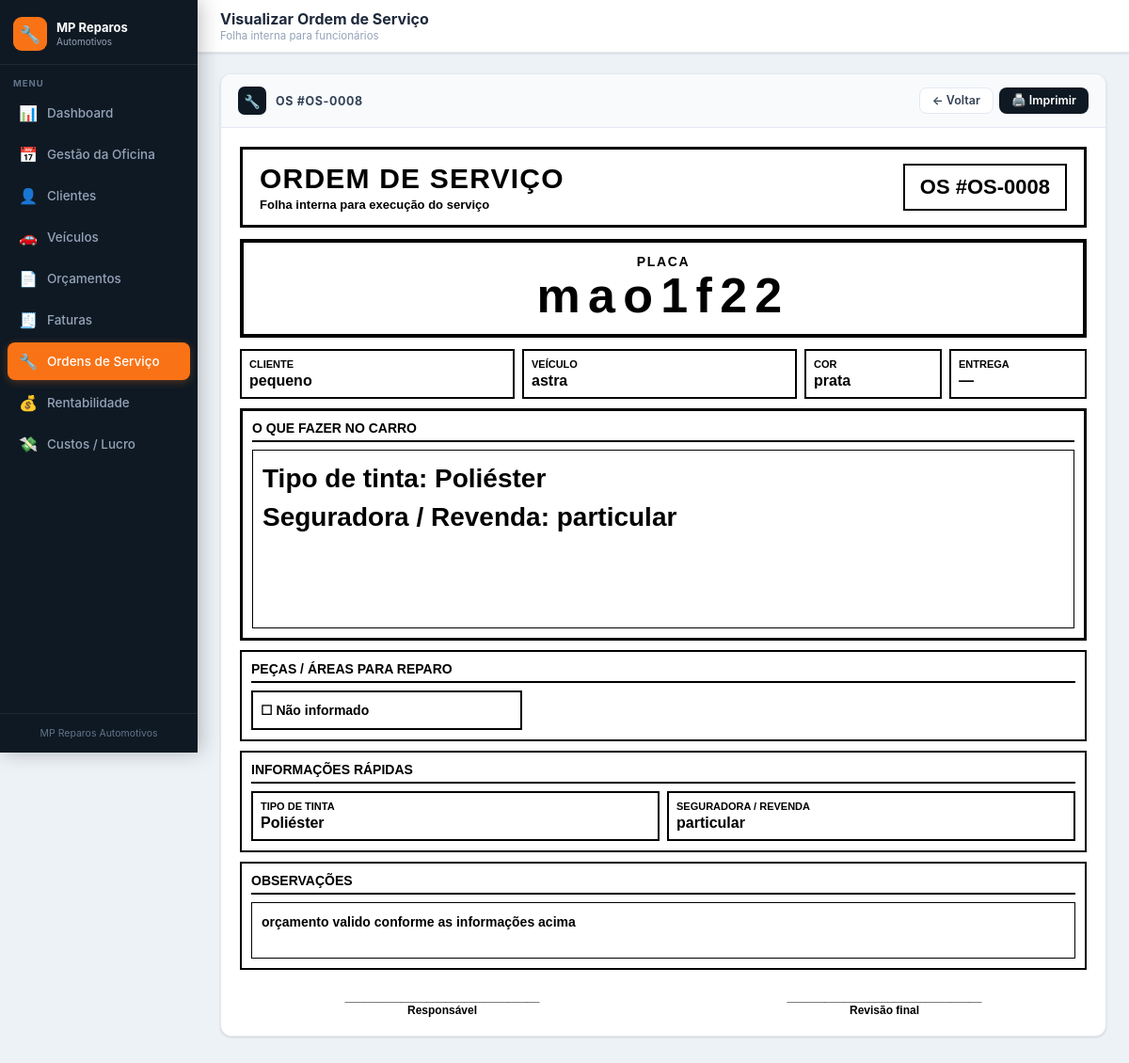
Page /ordem_visualizar.php?id=5 on the committed database.
### tables this page shows
CREATE TABLE `ordens_servico` (
  `id` int(11) NOT NULL,
  `orcamento_id` int(11) DEFAULT NULL,
  `cliente_id` int(11) DEFAULT NULL,
  `veiculo_id` int(11) DEFAULT NULL,
  `numero_os` varchar(30) DEFAULT NULL,
  `status` varchar(50) DEFAULT 'Aguardando',
  `prioridade` varchar(30) DEFAULT 'Normal',
  `tarefas` text DEFAULT NULL,
  `observacoes` text DEFAULT NULL,
  `data_criacao` datetime DEFAULT current_timestamp(),
  `data_entrega` date DEFAULT NULL
);

CREATE TABLE `orcamentos` (
  `id` int(11) NOT NULL,
  `numero` varchar(20) DEFAULT NULL,
  `cliente_id` int(11) DEFAULT NULL,
  `veiculo_id` int(11) DEFAULT NULL,
  `data_emissao` date DEFAULT NULL,
  `data_validade` date DEFAULT NULL,
  `status` varchar(60) DEFAULT 'Aguardando aprovação',
  `pagamento` varchar(100) DEFAULT NULL,
  `prazo` varchar(100) DEFAULT NULL,
  `garantia` varchar(100) DEFAULT NULL,
  `desconto` decimal(5,2) DEFAULT 0.00,
  `observacoes` text DEFAULT NULL,
  `danos` text DEFAULT NULL,
  `subtotal` decimal(10,2) DEFAULT 0.00,
  `total` decimal(10,2) DEFAULT 0.00,
  `criado_em` timestamp NOT NULL DEFAULT current_timestamp()
);

CREATE TABLE `veiculos` (
  `id` int(11) NOT NULL,
  `cliente_id` int(11) DEFAULT NULL,
  `placa` varchar(12) NOT NULL,
  `modelo` varchar(100) DEFAULT NULL,
  `marca` varchar(60) DEFAULT NULL,
  `ano` varchar(12) DEFAULT NULL,
  `cor` varchar(50) DEFAULT NULL,
  `km` varchar(25) DEFAULT NULL,
  `seguradora` varchar(100) DEFAULT NULL,
  `chassi` varchar(60) DEFAULT NULL,
  `criado_em` timestamp NOT NULL DEFAULT current_timestamp()
);

### ordem_visualizar.php (the view, shortened to what this page needs)
<?php
$db = getDB();
$id = isset($_GET['id']) ? (int)$_GET['id'] : 0;
$sql = "
SELECT
    os.*,
    c.nome AS cliente_nome,
    v.placa,
    v.modelo,
    v.cor,
    o.numero AS numero_orcamento,
    o.danos,
    o.observacoes AS observacoes_orcamento,
    o.data_emissao
FROM ordens_servico os
LEFT JOIN clientes c ON os.cliente_id = c.id
LEFT JOIN veiculos v ON os.veiculo_id = v.id
LEFT JOIN orcamentos o ON os.orcamento_id = o.id
WHERE os.id = $id
";
$ordem = $db->query($sql)->fetch_assoc();
$dados = [];
if (!empty($ordem['danos'])) {
    $tmp = json_decode($ordem['danos'], true);
    if (is_array($tmp)) {
        $dados = $tmp;
    }
}
$cliente = $dados['cliente_nome'] ?? $ordem['cliente_nome'] ?? '—';
$veiculo = $dados['veiculo_desc'] ?? $ordem['modelo'] ?? '—';
$placa   = $dados['placa'] ?? $ordem['placa'] ?? '—';
$cor     = $dados['cor'] ?? $ordem['cor'] ?? '—';
$tipoTinta = $dados['tipo_tinta'] ?? '—';
$seguradora = $dados['seguradora'] ?? '—';
$diagnostico = $dados['diagnostico'] ?? '';
$areas = $dados['areas'] ?? [];
include 'includes/topo.php';
?>
<div class="card">
    <div class="card-header">
        <div class="card-header-left">
            <div class="card-icon">🔧</div>
            <div class="card-title">
                OS #<?= htmlspecialchars($ordem['numero_os'] ?: $ordem['id']) ?>
            </div>
        </div>
        <div class="btn-group">
            <a href="ordens.php" class="btn btn-ghost btn-sm">← Voltar</a>
            <button class="btn btn-navy btn-sm" onclick="window.print()">🖨️ Imprimir</button>
        </div>
    </div>
    <div class="card-body">
        <div class="os-print">
            <div class="os-topo">
                <div>
                    <div class="os-titulo">ORDEM DE SERVIÇO</div>
                    <div class="os-sub">Folha interna para execução do serviço</div>
                </div>
                <div class="os-num">
                    OS #<?= htmlspecialchars($ordem['numero_os'] ?: $ordem['id']) ?>
                </div>
            </div>
            <div class="os-placa-area">
                <div class="os-placa-label">PLACA</div>
                <div class="os-placa"><?= htmlspecialchars($placa) ?></div>
            </div>
            <div class="os-grid">
                <div class="os-box">
                    <div class="os-label">Cliente</div>
                    <div class="os-value"><?= htmlspecialchars($cliente) ?></div>
                </div>
                <div class="os-box">
                    <div class="os-label">Veículo</div>
                    <div class="os-value"><?= htmlspecialchars($veiculo) ?></div>
                </div>
                <div class="os-box">
                    <div class="os-label">Cor</div>
                    <div class="os-value"><?= htmlspecialchars($cor) ?></div>
                </div>
                <div class="os-box">
                    <div class="os-label">Entrega</div>
                    <div class="os-value">
                        <?= $ordem['data_entrega'] ? date('d/m/Y', strtotime($ordem['data_entrega'])) : '—' ?>
                    </div>
                </div>
            </div>
            <div class="os-section destaque">
                <div class="os-section-title">O QUE FAZER NO CARRO</div>
                <div class="os-text grande">
                    <?php
                    if(!empty($ordem['tarefas'])){
                        echo nl2br(htmlspecialchars($ordem['tarefas']));
                    }
                    elseif(!empty($diagnostico)){
                        echo nl2br(htmlspecialchars($diagnostico));
                    }
                    else{
                        echo 'Nenhuma tarefa cadastrada.';
                    }
                    ?>
                </div>
            </div>
            <div class="os-section">
                <div class="os-section-title">Peças / áreas para reparo</div>
                <div class="os-checks">
                    <?php if(!empty($areas)): ?>
                        <?php foreach($areas as $area): ?>
                            <div class="os-check">☐ <?= htmlspecialchars($area) ?></div>
                        <?php endforeach; ?>
                    <?php else: ?>
                        <div class="os-check">☐ Não informado</div>
                    <?php endif; ?>
                </div>
            </div>
            <div class="os-section">
                <div class="os-section-title">Informações rápidas</div>
                <div class="os-grid-2">
                    <div class="os-box">
                        <div class="os-label">Tipo de tinta</div>
                        <div class="os-value"><?= htmlspecialchars($tipoTinta) ?></div>
                    </div>
                    <div class="os-box">
                        <div class="os-label">Seguradora / Revenda</div>
                        <div class="os-value"><?= htmlspecialchars($seguradora) ?></div>
                    </div>
                </div>
            </div>
            <div class="os-section">
                <div class="os-section-title">Observações</div>
                <div class="os-text">
                    <?= nl2br(htmlspecialchars(
                        $ordem['observacoes']
                        ?: $ordem['observacoes_orcamento']
                        ?: ''
                    )) ?>
                </div>
            </div>
            <div class="os-ass">
                <div>
                    _______________________________<br>
                    Responsável
                </div>
                <div>
                    _______________________________<br>
                    Revisão final
                </div>
            </div>
        </div>
    </div>
</div>
<?php include 'includes/rodape.php'; ?>

### assets/style.css (style rules this page uses)
:root { --navy: #0f1923; --navy2: #1a2535; --orange: #f97316; --orange2: #ea6c0a; --orange-pale:#fff7ed; --white: #ffffff; --g50: #f8fafc; --g100: #f1f5f9; --g200: #e2e8f0; --g300: #cbd5e1; --g400: #94a3b8; --g500: #64748b; --g600: #475569; --g700: #334155; --g800: #1e293b; --green: #16a34a; --green-pale: #f0fdf4; --red: #dc2626; --red-pale: #fef2f2; --blue: #2563eb; --blue-pale: #eff6ff; --yellow: #ca8a04; --yellow-pale:#fefce8; --r: 8px; --rl: 12px; --sh: 0 1px 3px rgba(0,0,0,.08), 0 1px 2px rgba(0,0,0,.05); --sh2: 0 4px 16px rgba(0,0,0,.12); }
* { box-sizing: border-box; margin: 0; padding: 0; }
body { font-family: -apple-system, BlinkMacSystemFont, 'Segoe UI', Roboto, sans-serif; background: #edf2f7; color: var(--g800); min-height: 100vh; }
.btn { display: inline-flex; align-items: center; gap: 7px; padding: 9px 17px; border-radius: var(--r); font-size: 13.5px; font-weight: 600; cursor: pointer; border: none; transition: all .15s; font-family: inherit; text-decoration: none; line-height: 1; }
.btn-navy { background: var(--navy); color: white; }
.btn-ghost { background: white; color: var(--g700); border: 1.5px solid var(--g200); }
.btn-sm { padding: 7px 13px; font-size: 12.5px; }
.btn-group { display: flex; gap: 6px; }
.card { background: white; border-radius: var(--rl); border: 1px solid var(--g200); box-shadow: var(--sh); margin-bottom: 18px; overflow: hidden; }
.card-header { background: var(--g50); border-bottom: 1px solid var(--g200); padding: 13px 18px; display: flex; align-items: center; justify-content: space-between; }
.card-header-left { display: flex; align-items: center; gap: 10px; }
.card-icon { width: 30px; height: 30px; background: var(--navy); border-radius: 7px; display: flex; align-items: center; justify-content: center; font-size: 14px; flex-shrink: 0; }
.card-title { font-size: 12.5px; font-weight: 700; color: var(--g700); text-transform: uppercase; letter-spacing: .05em; }
.card-body { padding: 20px; }

### ordem_visualizar.php (style rules this page uses)
.os-print { color:#000; background:#fff; font-family:Arial, sans-serif; }
.os-topo { border:3px solid #000; padding:14px 18px; display:flex; align-items:center; justify-content:space-between; margin-bottom:12px; }
.os-titulo { font-size:30px; font-weight:900; letter-spacing:.04em; }
.os-sub { font-size:13px; margin-top:3px; font-weight:700; }
.os-num { border:2px solid #000; padding:10px 16px; font-size:22px; font-weight:900; }
.os-placa-area { border:4px solid #000; text-align:center; padding:12px; margin-bottom:12px; }
.os-placa-label { font-size:14px; font-weight:900; letter-spacing:.12em; }
.os-placa { font-size:52px; font-weight:900; letter-spacing:.16em; line-height:1.1; }
.os-grid { display:grid; grid-template-columns:2fr 2fr 1fr 1fr; gap:8px; margin-bottom:10px; }
.os-grid-2 { display:grid; grid-template-columns:1fr 1fr; gap:8px; }
.os-box { border:2px solid #000; padding:8px; min-height:52px; }
.os-label { font-size:11px; text-transform:uppercase; font-weight:900; margin-bottom:3px; }
.os-value { font-size:16px; font-weight:900; }
.os-section { border:2px solid #000; padding:10px; margin-bottom:10px; }
.os-section.destaque { border-width:3px; }
.os-section-title { font-size:14px; text-transform:uppercase; font-weight:900; margin-bottom:8px; border-bottom:2px solid #000; padding-bottom:5px; }
.os-checks { display:grid; grid-template-columns:repeat(3,1fr); gap:6px; }
.os-check { border:2px solid #000; padding:8px; font-size:14px; font-weight:800; min-height:42px; display:flex; align-items:center; }
.os-text { border:1px solid #000; padding:10px; line-height:1.5; font-size:14px; min-height:60px; font-weight:700; }
.os-text.grande { font-size:28px; min-height:190px; line-height:1.45; font-weight:900; }
.os-ass { display:grid; grid-template-columns:1fr 1fr; gap:40px; text-align:center; margin-top:22px; font-size:12px; font-weight:800; }

### rows in the picture
ordens_servico: numero_os "OS-0008", orcamento.danos "mao1f22", orcamento.danos "pequeno", veiculo.modelo "astra", veiculo.cor "prata", tarefas "Tipo de tinta: Poliéster Seguradora / Revenda: particular", orcamento.danos "Poliéster", orcamento.danos "particular", observacoes "orçamento valido conforme as informações acima"

### other values in the picture
$titulo "Visualizar Ordem de Serviço"
$subtitulo "Folha interna para funcionários"
